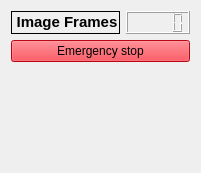
                <widget class="QWidget" name="tab_4">
                 <attribute name="title">
                  <string>Emergency</string>
                 </attribute>
                 <layout class="QGridLayout" name="gridLayout_11" rowstretch="1,0,0">
                  <item row="0" column="1">
                   <widget class="QLCDNumber" name="lcdNumber_Frame">
                    <property name="sizePolicy">
                     <sizepolicy hsizetype="Minimum" vsizetype="Expanding">
                      <horstretch>0</horstretch>
                      <verstretch>0</verstretch>
                     </sizepolicy>
                    </property>
                   </widget>
                  </item>
                  <item row="1" column="0" colspan="2">
                   <widget class="QPushButton" name="pushButton_Emergency">
                    <property name="sizePolicy">
                     <sizepolicy hsizetype="Minimum" vsizetype="Expanding">
                      <horstretch>0</horstretch>
                      <verstretch>0</verstretch>
                     </sizepolicy>
                    </property>
                    <property name="styleSheet">
                     <string notr="true">background-color: rgb(255, 10, 26);
font: 24pt &quot;Adobe Arabic&quot;;</string>
                    </property>
                    <property name="text">
                     <string>Emergency stop</string>
                    </property>
                   </widget>
                  </item>
                  <item row="2" column="0">
                   <spacer name="verticalSpacer">
                    <property name="orientation">
                     <enum>Qt::Vertical</enum>
                    </property>
                    <property name="sizeHint" stdset="0">
                     <size>
                      <width>20</width>
                      <height>100</height>
                     </size>
                    </property>
                   </spacer>
                  </item>
                  <item row="0" column="0">
                   <widget class="QLabel" name="label">
                    <property name="sizePolicy">
                     <sizepolicy hsizetype="Preferred" vsizetype="Expanding">
                      <horstretch>0</horstretch>
                      <verstretch>0</verstretch>
                     </sizepolicy>
                    </property>
                    <property name="styleSheet">
                     <string notr="true"/>
                    </property>
                    <property name="frameShape">
                     <enum>QFrame::Box</enum>
                    </property>
                    <property name="lineWidth">
                     <number>1</number>
                    </property>
                    <property name="text">
                     <string>&lt;html&gt;&lt;head/&gt;&lt;body&gt;&lt;p align=&quot;center&quot;&gt;&lt;span style=&quot; font-size:11pt; font-weight:600;&quot;&gt;Image Frames&lt;/span&gt;&lt;/p&gt;&lt;/body&gt;&lt;/html&gt;</string>
                    </property>
                   </widget>
                  </item>
                 </layout>
                </widget>
